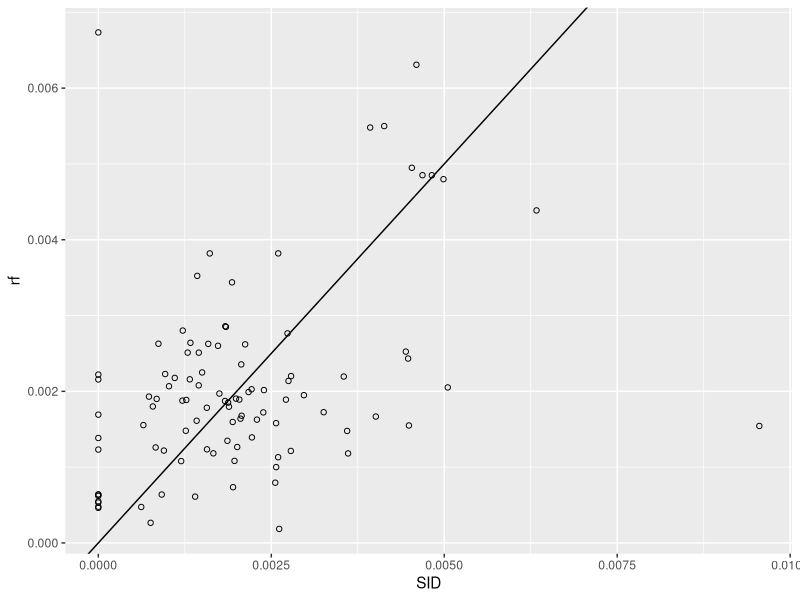
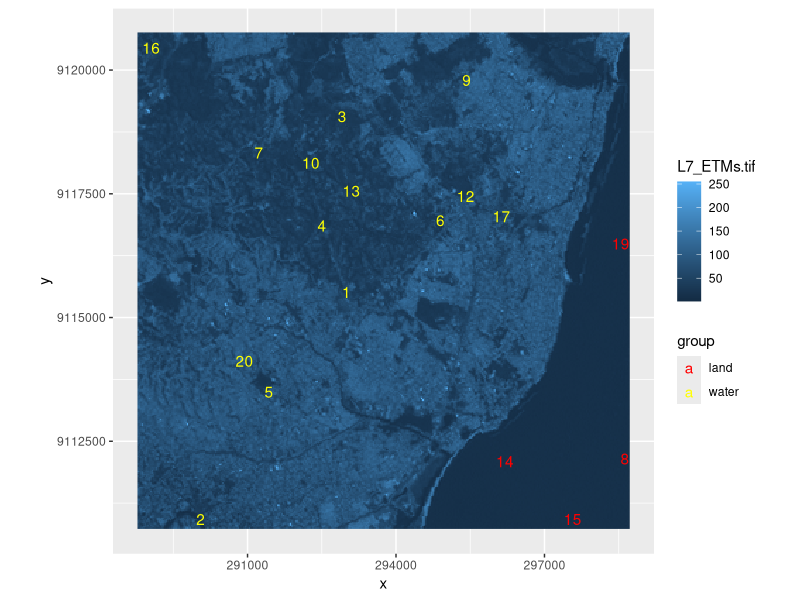
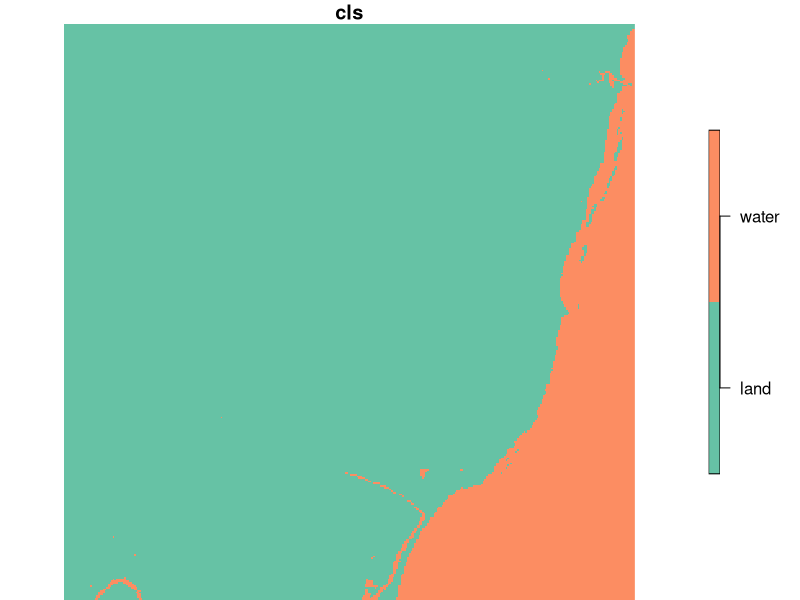
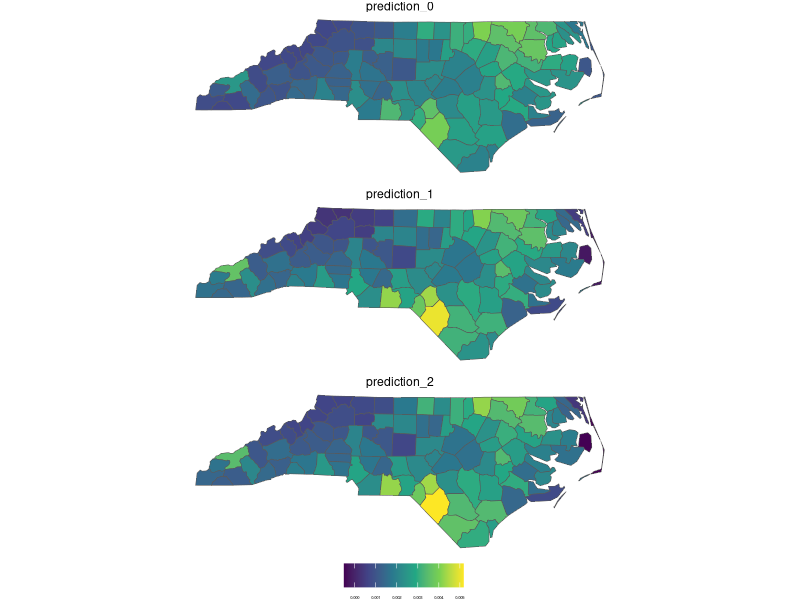
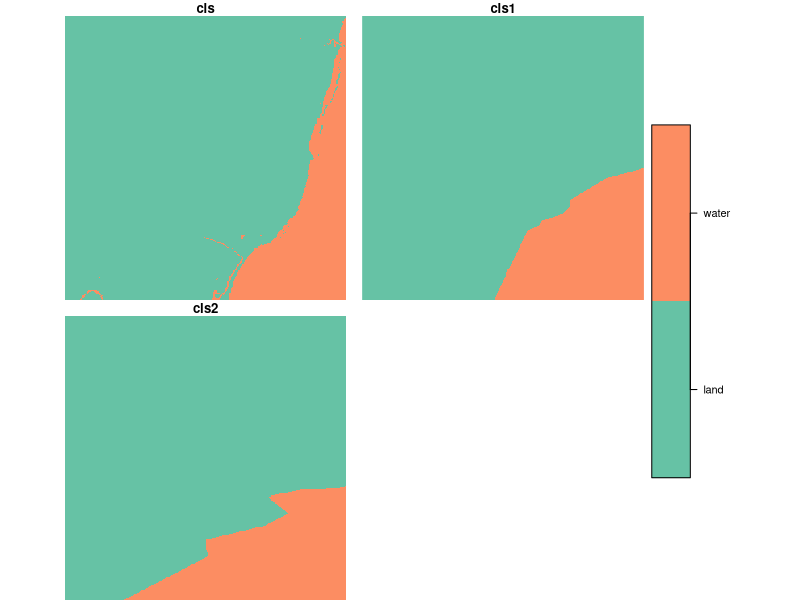

Here is the R script that generated these plots, in order:
## ---- chunk 1
library(tidyverse)
library(sf)
## ---- chunk 2
nc <- system.file("gpkg/nc.gpkg", package="sf") |>
  read_sf() 
## ---- chunk 3
nc %>% names
## ---- chunk 4
nc %>%
  dplyr::select(SID74, BIR74, NWBIR74) %>%
  head()
## ---- chunk 5
nc1 <- nc |> mutate(SID = SID74 / BIR74, NWB = NWBIR74 / BIR74)

nc1 %>% dplyr::select(SID, NWB) %>% head()
## ---- chunk 6
fit <- lm(SID ~ NWB, nc1)
broom::tidy(fit)
## ---- chunk 7
pr <- fit %>%
  predict(nc1, interval = "prediction")

bind_cols(nc, pr) |> names()
## ---- chunk 8
library(randomForest) |> suppressPackageStartupMessages()
## ---- chunk 9
r = randomForest(SID ~ NWB, nc1)
## ---- chunk 10
nc1$rf = predict(r)
## ---- chunk 11
nc2 <- nc1%>%
  dplyr::select(SID,rf)

nc2%>%head
## ---- chunk 12
nc2 %>%
  ggplot(aes(SID,rf))+
  geom_point(shape=21,stroke=0.5)+
  geom_abline()
## ---- chunk 13
pts = st_sample(nc, 1000)
nc3 = st_intersection(nc1, pts)
## ---- chunk 14
fit |> summary()
## ---- chunk 15
fit2 <- lm(SID ~ NWB, nc3) 

fit2|> summary()
## ---- chunk 16
lm(SID ~ NWB, nc1) |>
  predict(nc1, interval = "prediction") -> pr1
lm(SID ~ NWB, nc3) |>
  predict(nc1, interval = "prediction") -> pr2
mean(pr1[,"upr"] - pr1[,"lwr"])
# [1] 0.005161177
mean(pr2[,"upr"] - pr2[,"lwr"])
# [1] 0.004992217
## ---- chunk 17
lm(SID ~ NWB, nc1) |>
  predict(nc1, interval = "confidence") -> pr1
lm(SID ~ NWB, nc3) |>
  predict(nc1, interval = "confidence") -> pr2
mean(pr1[,"upr"] - pr1[,"lwr"])
# [1] 0.0007025904
mean(pr2[,"upr"] - pr2[,"lwr"])
# [1] 0.000221525
## ---- chunk 18
tif <- system.file("tif/L7_ETMs.tif", package = "stars")
## ---- chunk 19
library(stars)
# r <- read_stars(tif)
(r <- read_stars(tif))
## ---- chunk 20
st_bbox(r)
## ---- chunk 21
st_bbox(r) |> 
  st_as_sfc()
## ---- chunk 22
set.seed(115517)
pts2 <- st_bbox(r) |> 
  st_as_sfc() |> 
  st_sample(20)
## ---- chunk 23
(e <- st_extract(r, pts2))
## ---- chunk 24
r%>%class
## ---- chunk 25
r%>%dim
## ---- chunk 26
st_as_sf(e)
## ---- chunk 27
e_df <- st_as_sf(e) |> 
  st_coordinates() %>%
  as_tibble() %>%
  mutate(label=c(1:20),
         group=ifelse(label%in%c(8, 14, 15, 18, 19),"land","water"))

e_df%>%head
## ---- chunk 28
ggplot()+
  stars::geom_stars(data=r)+
  geom_text(data=e_df,
            mapping=aes(x=X,y=Y,
                        label=label,
                        group=group,
                        color=group),
            check_overlap = T,
            inherit.aes = F)+
  scale_color_manual(values=c("red","yellow"))+
  coord_equal()
## ---- chunk 29
rs <- split(r)
rs
## ---- chunk 30
trn <- rs %>%
  st_extract(pts2)
## ---- chunk 31
trn$cls <- rep("land", 20)
trn$cls[c(8, 14, 15, 18, 19)] <- "water"
## ---- chunk 32
library(class)
tr <- as.data.frame(trn) |> select(X1, X2, X3, X4, X5, X6) 
test <- as.data.frame(rs) |> select(X1, X2, X3, X4, X5, X6) 
## ---- chunk 33
rs$cls = knn(tr, test, trn$cl, k = 5)
plot(rs["cls"])
## ---- chunk 34
nc1
## ---- chunk 35
cc <- st_centroid(nc1) |> 
  st_coordinates() 
cc
## ---- chunk 36
# geometries
nc4 <- bind_cols(nc1, cc) |> 
  transmute(X=X, Y=Y, SID=SID, NWB=NWB) 
## ---- chunk 37
(lm0 <- lm(SID ~ NWB, nc1)) |> summary()
## ---- chunk 38
(lm1 <- lm(SID ~ NWB + X + Y, nc4)) |> summary()
## ---- chunk 39
(lm2 <- lm(SID ~ NWB+X+Y+ I(X^2) + I(Y^2)+ X*Y, nc4)) |> summary()

## ---- chunk 40
nc1$prediction_0 <- lm0 |> predict(nc4)
nc1$prediction_1 <- lm1 |> predict(nc4)
nc1$prediction_2 <- lm2 |> predict(nc4)
## ---- chunk 41
nc5 <- nc1 %>%
  select(prediction_0,prediction_1,prediction_2) |>
  #pivot_longer(cols = c("pr0","pr1","pr2"))%>%
  st_as_stars() |> 
  merge() 

nc5 
## ---- chunk 42
ggplot()+
  geom_stars(data=nc5)+
  facet_wrap(~attributes,ncol = 1) +
  scale_fill_viridis_c()+
  labs(fill="")+
  theme_void()+
  theme(legend.position = "bottom",
        legend.text = element_text(size=3))
## ---- chunk 43
tr1 <- cbind(as.data.frame(trn), 
             st_coordinates(trn)) |> 
  select(X, Y, X1, X2, X3, X4, X5, X6) 
## ---- chunk 44
test1 <- as.data.frame(rs) |> 
  transmute(X=x, Y=y, X1, X2, X3, X4, X5, X6)
## ---- chunk 45
rs$cls1 = knn(tr1, test1, trn$cl, k = 5)
## ---- chunk 46
rs
## ---- chunk 47
tr2 <- cbind(as.data.frame(trn), st_coordinates(trn)) |> 
  transmute(X, Y, X2=X^2, Y2=Y^2, XY=X*Y, X1, X2, X3, X4, X5, X6)
## ---- chunk 48
test2 <- as.data.frame(rs) |> 
  transmute(X=x, Y=y, X2=X^2, Y2=Y^2, XY=X*Y, X1, X2, X3, X4, X5, X6)
## ---- chunk 49
rs$cls2 = knn(tr2, test2, trn$cl, k = 5)
## ---- chunk 50
rs[c("cls", "cls1", "cls2")] |> merge() |> plot()
